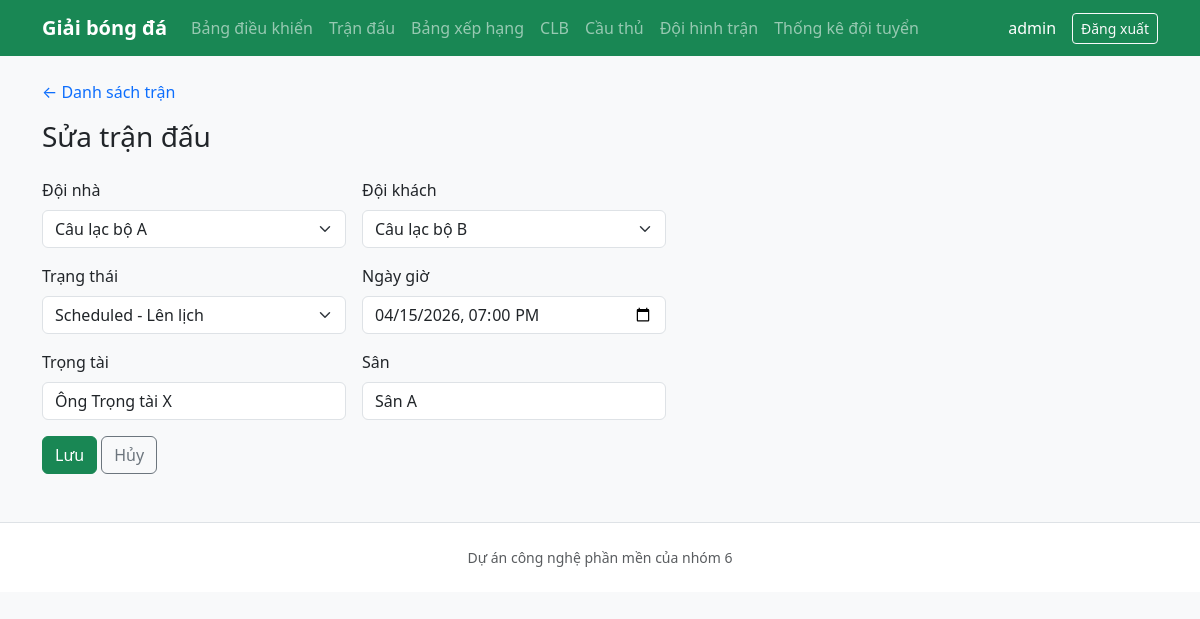
Page /admin/match_form.php?id=1 (signed in) on the committed database.
### tables this page shows
CREATE TABLE `Match` (
    MatchId       INT AUTO_INCREMENT PRIMARY KEY,
    HomeClubId    INT NOT NULL,
    AwayClubId    INT NOT NULL,
    MatchDateTime DATETIME(3) NOT NULL,
    RefereeName   VARCHAR(128) NULL,
    Venue         VARCHAR(256) NULL,
    HomeScore     TINYINT UNSIGNED NULL,
    AwayScore     TINYINT UNSIGNED NULL,
    Status        VARCHAR(32) NOT NULL DEFAULT 'Scheduled',
    CONSTRAINT fk_match_home FOREIGN KEY (HomeClubId) REFERENCES Club(ClubId),
    CONSTRAINT fk_match_away FOREIGN KEY (AwayClubId) REFERENCES Club(ClubId),
    CONSTRAINT CK_Match_DifferentClubs CHECK (HomeClubId <> AwayClubId)
);

CREATE TABLE Club (
    ClubId        INT AUTO_INCREMENT PRIMARY KEY,
    Name          VARCHAR(128) NOT NULL,
    ShortName     VARCHAR(16) NULL,
    Stadium       VARCHAR(256) NULL,
    FoundedYear   SMALLINT NULL,
    LogoUrl       VARCHAR(512) NULL
);

### admin/match_form.php (the view, shortened to what this page needs)
<?php
$pdo = getPdo();
$clubs = $pdo->query('SELECT ClubId, Name FROM `Club` ORDER BY Name')->fetchAll();
$id = isset($_GET['id']) ? (int) $_GET['id'] : 0;
$match = null;
if ($id > 0) {
    $st = $pdo->prepare('SELECT * FROM `Match` WHERE MatchId = ?');
    $st->execute([$id]);
    $match = $st->fetch();
}
$dtValue = '';
if ($match) {
    $dtValue = date('Y-m-d\TH:i', strtotime((string) $match['MatchDateTime']));
} elseif (isset($_POST['match_datetime'])) {
    $dtValue = (string) $_POST['match_datetime'];
} else {
    $dtValue = date('Y-m-d\TH:i');
}
$homeSel = $match ? (int) $match['HomeClubId'] : (int) ($_POST['home_club_id'] ?? 0);
$awaySel = $match ? (int) $match['AwayClubId'] : (int) ($_POST['away_club_id'] ?? 0);
require_once dirname(__DIR__) . '/includes/header.php';
?>
<div class="mb-3">
    <a href="matches.php" class="text-decoration-none">← Danh sách trận</a>
</div>
<h1 class="h3 mb-4"><?= $id > 0 ? 'Sửa trận đấu' : 'Thêm trận đấu' ?></h1>
<form method="post" class="row g-3" style="max-width: 640px;">
    <div class="col-md-6">
        <label class="form-label" for="home_club_id">Đội nhà</label>
        <select name="home_club_id" id="home_club_id" class="form-select" required>
            <?php foreach ($clubs as $c): ?>
                <option value="<?= (int) $c['ClubId'] ?>" <?= $homeSel === (int) $c['ClubId'] ? 'selected' : '' ?>><?= htmlspecialchars((string) $c['Name'], ENT_QUOTES, 'UTF-8') ?></option>
            <?php endforeach; ?>
        </select>
    </div>
    <div class="col-md-6">
        <label class="form-label" for="away_club_id">Đội khách</label>
        <select name="away_club_id" id="away_club_id" class="form-select" required>
            <?php foreach ($clubs as $c): ?>
                <option value="<?= (int) $c['ClubId'] ?>" <?= $awaySel === (int) $c['ClubId'] ? 'selected' : '' ?>><?= htmlspecialchars((string) $c['Name'], ENT_QUOTES, 'UTF-8') ?></option>
            <?php endforeach; ?>
        </select>
    </div>
    <div class="col-md-6">
        <label class="form-label" for="status">Trạng thái</label>
        <?php $statusValue = (string) ($match['Status'] ?? $_POST['status'] ?? 'Scheduled'); ?>
        <select name="status" id="status" class="form-select">
            <option value="Scheduled" <?= $statusValue === 'Scheduled' ? 'selected' : '' ?>>Scheduled - Lên lịch</option>
        </select>
    </div>
    <div class="col-md-6">
        <label class="form-label" for="match_datetime">Ngày giờ</label>
        <input type="datetime-local" name="match_datetime" id="match_datetime" class="form-control" required value="<?= htmlspecialchars($dtValue, ENT_QUOTES, 'UTF-8') ?>">
    </div>
    <div class="col-md-6">
        <label class="form-label" for="referee_name">Trọng tài</label>
        <input type="text" name="referee_name" id="referee_name" class="form-control" value="<?= htmlspecialchars((string) ($match['RefereeName'] ?? $_POST['referee_name'] ?? ''), ENT_QUOTES, 'UTF-8') ?>">
    </div>
    <div class="col-md-6">
        <label class="form-label" for="venue">Sân</label>
        <input type="text" name="venue" id="venue" class="form-control" value="<?= htmlspecialchars((string) ($match['Venue'] ?? $_POST['venue'] ?? ''), ENT_QUOTES, 'UTF-8') ?>">
    </div>
    <div class="col-12">
        <button type="submit" class="btn btn-success">Lưu</button>
        <a href="matches.php" class="btn btn-outline-secondary">Hủy</a>
    </div>
</form>
<?php require_once dirname(__DIR__) . '/includes/footer.php'; ?>

### rows in the picture
match: home_club_id "Câu lạc bộ A", away_club_id "Câu lạc bộ B", status "Scheduled - Lên lịch", match_datetime "04/15/2026 19:00", referee_name "Ông Trọng tài X", venue "Sân A"

### other values in the picture
$_SESSION['admin_username'] "admin"
